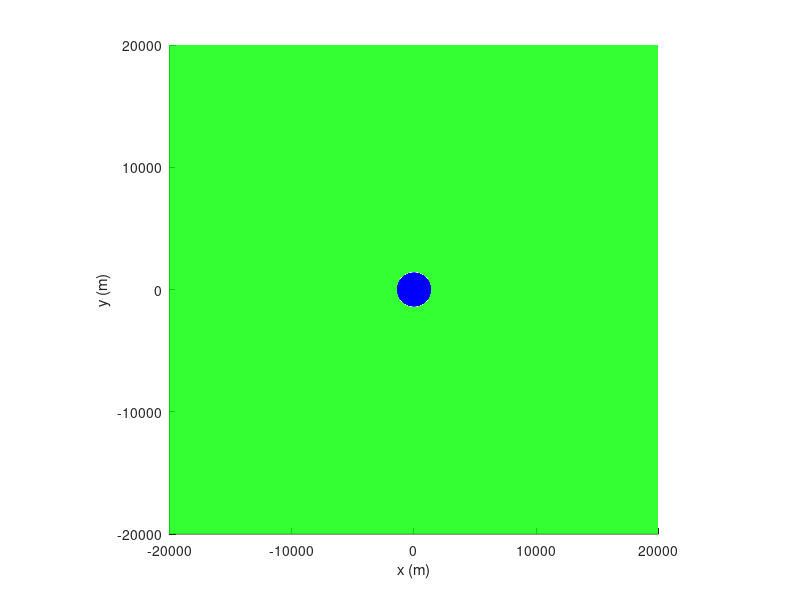

Recreate this plot in MATLAB. (Note: this script raises an error after producing the figure.)
%  Calculates and plots the pathways of SAM dykes starting below 
%  an axisymmetric shallow topographic depression. Stress due to the
%  surface unloading associated to the depression is computed analytically 
%  as a distribution of normal forces (see function 
%  "HalfSpaceNormalForce.m" in folder "Shared_functions").
%
%  Colour conventions: SAM forward pathways are represented by red patches,
%  and the final step is marked by a yellow patch. Arrival points are shown
%  as blue dots. SAM backtracked trajectories are represented by green 
%  dots, and the points where they stop are also marked by blue dots.
% 
%  I appreciate any feedback or bug report. Reach out to me at 
%  lorenzo@gfz-potsdam.de
%
%  %%%%%%%%%%%%%%%%%%%%%%%%%%%%%%%%%%%%%%%%%%%%%%%%%%%%%%%%%%%%%%%%%%%%%%%%
%
%  References:
% 
%  Jaeger, J. C., Cook, N. G. W., & Zimmermann, R. W. (2007). Fundamentals 
%  of rock mechanics, edited by Chapman and Hall. New York, United States 
%  of America, 1-593.
%
%  Mantiloni, L., Rivalta, E., & Davis, T. (2023). Mechanical Modeling of 
%  Pre-Eruptive Magma Propagation Scenarios at Calderas. Journal of 
%  Geophysical Research: Solid Earth, 128, 3. 
%  https://doi.org/10.1029/2022JB025956

%  Physical and host rock parameters
g = 9.81;
nu = 0.25; %Poisson's ratio
Pr = 2850; %Host rock density (kg/m^3)

%  Unloading geometry and parameters
Depth = 3e3;
P = -Pr*g*Depth;
Radius = 1e3;

%  Number of point forces
Npf = 200;

%  Grid of point forces
Xloc = linspace(-Radius,Radius,Npf);
Yloc = Xloc;
[Xloc,Yloc] = meshgrid(Xloc,Yloc);
Xloc = Xloc(:);
Yloc = Yloc(:);
condOutofRadius = (Xloc.^2 + Yloc.^2) > Radius^2;
Xloc = Xloc(~condOutofRadius);
Yloc = Yloc(~condOutofRadius);

%  Setting dyke starting points and parameters
N = 4; %Number of dykes
th=0:2*pi/N:2*pi-2*pi/N;
rad=3e3;
StartX = -rad * cos(th);
StartY = rad * sin(th);
StartZ = StartX*0 - 6e3;
StartPoints = [StartX' StartY' StartZ'];
c = 800;
n = 12;
Pm = 2200; %Magma density

%  Setting Direction
Direction = 'F';

%  Setting StressModel
StressModel.StressOption = 'Analytical';
StressModel.Stressfun = @HalfSpaceNormalForce;
StressModel.Stressfun_Par = {P,Pr,nu,Xloc,Yloc}; 

%  Setting plotting and propagation/arrest options
display = 1; %Display SAM pathway
RigidSAM = 1; %Preventing SAM dykes from dipping/steering abruptly
displast = 1; %Display the last step of SAM pathways in yellow
options.behavior = [display,RigidSAM,displast]; 

%  Setting grid to plot the free surface
Xsurf = linspace(-2,2,40)*1e4; 
Ysurf = Xsurf; 
[Xsurf,Ysurf] = meshgrid(Xsurf,Ysurf); 
Zsurf = Xsurf*0;  

%  Assigning the free surface elevation (here, a flat surface at z=0)
Topo_Interp = 0; 

%  Plotting free surface and distribution of point forces
figure
hold on
scatter(Xloc,Yloc,'b')
quiver3(Xloc,Yloc,Xloc*0,Xloc*0,Xloc*0,Xloc*0-sign(P),25,'b')
surf(Xsurf,Ysurf,Zsurf,'facecolor','g','FaceAlpha',0.8,'LineStyle','none');
xlabel('x (m)'); ylabel('y (m)'); zlabel('z (m)');
xlim([min(Xsurf(:)),max(Xsurf(:))]);
ylim([min(Ysurf(:)),max(Ysurf(:))]);
axis equal
zlim([-9e3,1e3])

%  Running SAM: 

[dyke_path_tip,dyke_path_dip,dyke_path_strike] = SAM(Direction,...
    StartPoints,c,n,Pr,Pm,Topo_Interp,StressModel,options);

% Retrieving the arrival poins for each SAM pathway:
ArrivalPoints = zeros(N,3);
for i=1:numel(dyke_path_tip)
    dyke = dyke_path_tip{i};
    ArrivalPoints(i,:) = dyke(end-1,:);
end

%  Backtracking each pathway from the respective arrival point 
Direction = 'B';
%  Here we employ the same radius c as in the forward model, but they may 
%  be different
cB = c; 
%  We set the vertical threshold slightly deeper than the starting depth 
%  of dykes
options.cutoff = [1e4,-6.01e3];

%  Run backtrack SAM 
[dyke_path_tip1,dyke_path_dip1,dyke_path_strike1,BSP1] = SAM(Direction,...
    ArrivalPoints,cB,n,Pr,Pm,Topo_Interp,StressModel,options,Pr);

%  Extract BSPs
BSPs = zeros(N,3);
for i=1:N
    BSPs(i,:) = BSP1{i};
end

%  Calculate the difference between BSPs and actual starting points
DeltaBSP1 = abs(BSPs - StartPoints);
meanDeltaBSP1 = (sum((DeltaBSP1(:,1).^2 + DeltaBSP1(:,2).^2 + ...
    DeltaBSP1(:,3).^2).^(1/2)))/N;
message = ['Starting points retrieved with a mean absolute error of ' ...
    num2str(meanDeltaBSP1) ' m'];
disp(message)
